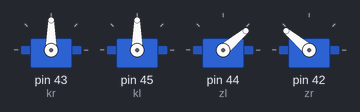
Recording of a sketch running on a simulated Arduino Mega 2560, built with avr-gcc and run on an emulated ATmega2560. On the bench: 4 × servo.

Above: at 0.05 s.
Timing chart, 0 to 4.6 s (numbered marks = the images above):
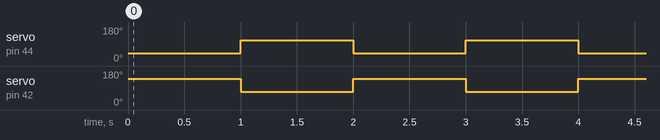

The sketch:

Servos.ino
```cpp
#include <Servo.h>

Servo kl,kr;
Servo zl,zr;

void setup()
{
  kr.attach(43);
  kl.attach(45);
  zl.attach(44);
  zr.attach(42);
}


 void openZ(){
  kl.write(110);
  kr.write(70);
 }

  void closeZ(){
   kl.write(70);
   kr.write(100);
 }

 void moveUp(){
 zl.write(40);
 zr.write(140);
 }

  void moveDown(){
  zl.write(110);
 zr.write(70);
 }

void loop()
{
moveUp();
delay(1000);
moveDown();
delay(1000);
}
```

Measured:
- by itself, servo on pin 44 (zl): alternates 110° for 1.0 s and 40° for 1.0 s
- by itself, servo on pin 42 (zr): alternates 140° for 1.0 s and 70° for 1.0 s
